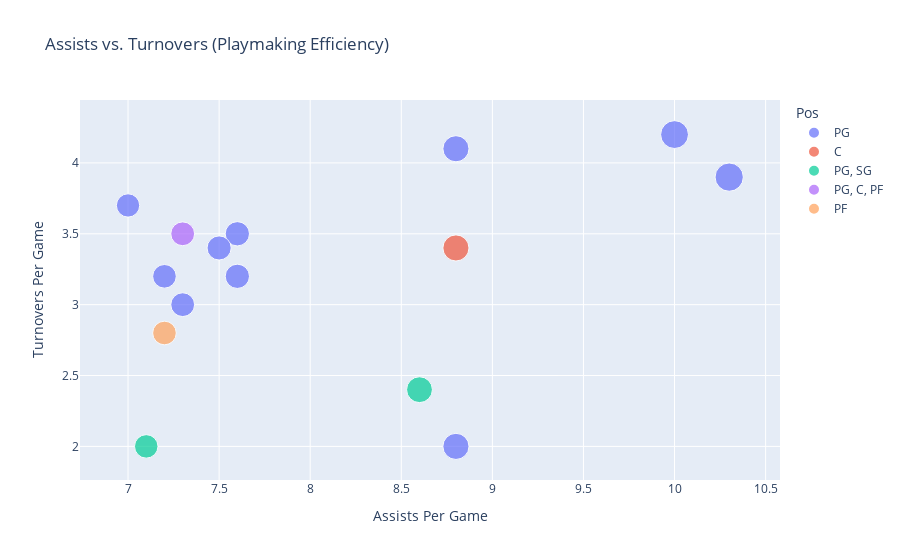

This figure's notebook cell:
### Markdown cell above
This shows the effiency of the top 30 three point shooters (in three point field percentages shooting more than 5 threes a game). There seems to be an outlier of this group, it being Stephen Curry with his attempts. He attempts about 11.9 threes a game, but shooting 40.9% from three. While the player who tends to make his threes more often, is Kevin Durant with 42.7% from three, but only shooting about 5.2 threes a game.

### Code cell
# Scatter plot of Assists vs. Turnovers (Playmaking Efficiency)
fig7 = px.scatter(top15_playmakers, x='AST', y='TOV', 
                 title='Assists vs. Turnovers (Playmaking Efficiency)',
                 labels={'AST': 'Assists Per Game', 'TOV': 'Turnovers Per Game'},
                 color='Pos', size='AST', hover_name='Player')

fig7.show()

### Figure 1 — Plotly figure (JSON) as saved in the notebook; plotly's stock layout.template omitted (floating-point values rounded to 4 significant figures)
{"data": [{"hovertemplate": "<b>%{hovertext}</b><br><br>Pos=PG<br>Assists Per Game=%{marker.size}<br>Turnovers Per Game=%{y}<extra></extra>", "hovertext": ["James Harden", "Trae Young", "Luka Dončić", "Chris Paul", "Russell Westbrook", "Ja Morant", "LaMelo Ball", "Damian Lillard", "Darius Garland", "Derrick Walton"], "legendgroup": "PG", "marker": {"color": "#636efa", "size": [10.3, 10, 8.8, 8.8, 7.6, 7.6, 7.5, 7.3, 7.2, 7], "sizemode": "area", "sizeref": 0.02575, "symbol": "circle"}, "mode": "markers", "name": "PG", "orientation": "v", "showlegend": true, "type": "scatter", "x": [10.3, 10, 8.8, 8.8, 7.6, 7.6, 7.5, 7.3, 7.2, 7], "xaxis": "x", "y": [3.9, 4.2, 4.1, 2, 3.5, 3.2, 3.4, 3, 3.2, 3.7], "yaxis": "y"}, {"hovertemplate": "<b>%{hovertext}</b><br><br>Pos=C<br>Assists Per Game=%{marker.size}<br>Turnovers Per Game=%{y}<extra></extra>", "hovertext": ["Nikola Jokić"], "legendgroup": "C", "marker": {"color": "#EF553B", "size": [8.8], "sizemode": "area", "sizeref": 0.02575, "symbol": "circle"}, "mode": "markers", "name": "C", "orientation": "v", "showlegend": true, "type": "scatter", "x": [8.8], "xaxis": "x", "y": [3.4], "yaxis": "y"}, {"hovertemplate": "<b>%{hovertext}</b><br><br>Pos=PG, SG<br>Assists Per Game=%{marker.size}<br>Turnovers Per Game=%{y}<extra></extra>", "hovertext": ["Tyrese Haliburton", "Fred VanVleet"], "legendgroup": "PG, SG", "marker": {"color": "#00cc96", "size": [8.6, 7.1], "sizemode": "area", "sizeref": 0.02575, "symbol": "circle"}, "mode": "markers", "name": "PG, SG", "orientation": "v", "showlegend": true, "type": "scatter", "x": [8.6, 7.1], "xaxis": "x", "y": [2.4, 2], "yaxis": "y"}, {"hovertemplate": "<b>%{hovertext}</b><br><br>Pos=PG, C, PF<br>Assists Per Game=%{marker.size}<br>Turnovers Per Game=%{y}<extra></extra>", "hovertext": ["LeBron James"], "legendgroup": "PG, C, PF", "marker": {"color": "#ab63fa", "size": [7.3], "sizemode": "area", "sizeref": 0.02575, "symbol": "circle"}, "mode": "markers", "name": "PG, C, PF", "orientation": "v", "showlegend": true, "type": "scatter", "x": [7.3], "xaxis": "x", "y": [3.5], "yaxis": "y"}, {"hovertemplate": "<b>%{hovertext}</b><br><br>Pos=PF<br>Assists Per Game=%{marker.size}<br>Turnovers Per Game=%{y}<extra></extra>", "hovertext": ["Draymond Green"], "legendgroup": "PF", "marker": {"color": "#FFA15A", "size": [7.2], "sizemode": "area", "sizeref": 0.02575, "symbol": "circle"}, "mode": "markers", "name": "PF", "orientation": "v", "showlegend": true, "type": "scatter", "x": [7.2], "xaxis": "x", "y": [2.8], "yaxis": "y"}], "layout": {"legend": {"itemsizing": "constant", "title": {"text": "Pos"}, "tracegroupgap": 0}, "title": {"text": "Assists vs. Turnovers (Playmaking Efficiency)"}, "xaxis": {"anchor": "y", "domain": [0, 1], "title": {"text": "Assists Per Game"}}, "yaxis": {"anchor": "x", "domain": [0, 1], "title": {"text": "Turnovers Per Game"}}}}
